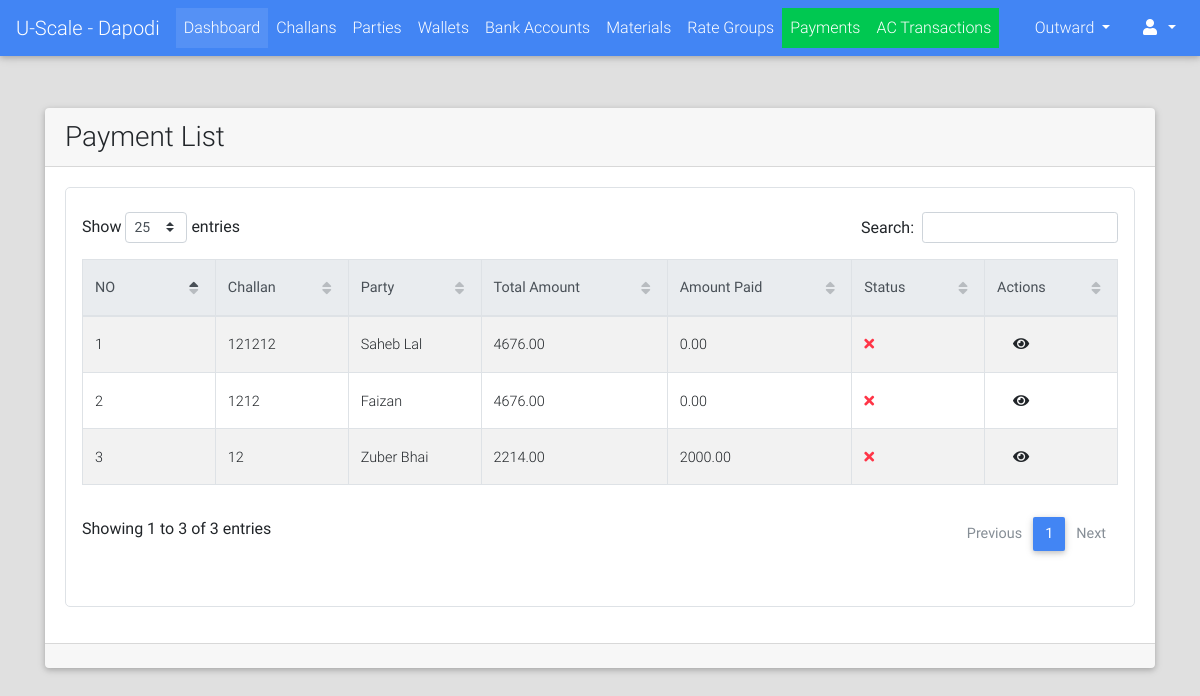
/payments/list/ (signed in), run on the app's committed database.
### payments/models.py (models this page shows, shortened)
class Payment(models.Model):
    PAYMENT_MODE_CHOICES = (("DP", "Direct Payment"), ("AL", "Account Less"))
    PAYMENT_STATUS_CHOICES = (("PN", "Pending"), ("DN", "Done"))
    challan = models.OneToOneField("challans.Challan", on_delete=models.CASCADE)
    payment_mode = models.CharField(max_length=2, choices=PAYMENT_MODE_CHOICES, blank=True, null=True)
    status = models.CharField(max_length=2, choices=PAYMENT_STATUS_CHOICES, default="PN")
    payed_amount = models.DecimalField(max_digits=9, decimal_places=2, default=0.00)
    amount = models.DecimalField(max_digits=9, decimal_places=2, null=True, blank=True)
    payed_on = models.DateTimeField(blank=True, null=True)
    image = models.ImageField(upload_to="payments/", blank=True, null=True)
    extra_info = models.TextField(blank=True)
    created_on = models.DateTimeField(auto_now_add=True)
    @property
    def get_absolute_url(self):
        return reverse_lazy("payments:detail", kwargs={"id": self.id})

### challans/models.py (models this page shows, shortened)
class Challan(models.Model):
    STATUS_CHOICES = (("PN", "Pending"), ("DN", "Done"))
    created_by = models.ForeignKey(User, on_delete=models.PROTECT)
    party = models.ForeignKey("parties.Party", on_delete=models.CASCADE)
    challan_no = models.PositiveIntegerField(blank=True, null=True)
    vehicle_details = models.CharField(max_length=128, blank=True, null=True)
    weights_amount = models.DecimalField(max_digits=9, decimal_places=2, default=decimal.Decimal(0.00))
    extra_charges = models.DecimalField(verbose_name="Kata Charges", max_digits=9, decimal_places=2,
                                        default=decimal.Decimal(0.00), validators=[MinValueValidator(limit_value=0), MaxValueValidator(limit_value=100)])
    round_amount = models.DecimalField(max_digits=4, decimal_places=2, default=decimal.Decimal(0.00), validators=[MinValueValidator(limit_value=-10), MaxValueValidator(limit_value=10)])
    total_amount = models.DecimalField(max_digits=9, decimal_places=2, default=decimal.Decimal(0.00), validators=[MinValueValidator(limit_value=0)])
    image = models.ImageField(upload_to="payments/", blank=True, null=True)
    extra_info = models.TextField(blank=True)
    created_on = models.DateTimeField(auto_now_add=True, editable=True)
    updated_on = models.DateTimeField(auto_now=True, editable=True)
    is_entries_done = models.BooleanField(default=False)
    is_reports_done = models.BooleanField(default=False)
    is_rates_assigned = models.BooleanField(default=False)
    is_payed = models.BooleanField(default=False)
    status = models.CharField(max_length=2, choices=STATUS_CHOICES, default="PN")
    def __str__(self):
        return str(self.challan_no)

### parties/models.py (models this page shows, shortened)
class Party(models.Model):
    RATE_TYPE_CHOICES = (("GR", "Group Rate"), ("IR", "Individual Rate"))
    rate_type = models.CharField(max_length=2, choices=RATE_TYPE_CHOICES)
    rate_group = models.ForeignKey("rates.RateGroup", on_delete=models.PROTECT, blank=True, null=True)
    name = models.CharField(max_length=128)
    party_code = models.CharField(max_length=32, blank=True)
    address = models.TextField(blank=True)
    phone = models.CharField(max_length=13)
    whatsapp = models.CharField(max_length=13, blank=True)
    email = models.EmailField(blank=True, null=True)
    extra_info = models.TextField(blank=True)
    is_wallet_party = models.BooleanField(default=False)
    is_active = models.BooleanField(default=True)
    def __str__(self):
        return self.name
    class Meta:
        verbose_name = "Party"
        verbose_name_plural = "Parties"

### payments/views.py (the view)
# urls.py: url(r'^payments/list/$', views.PaymentListView.as_view(), name="payments_list"),
class PaymentListView(LoginRequiredMixin, ListView):
    template_name = "payments/list.html"
    model = Payment
    context_object_name = "payments"
    ordering = "-id"

### portal/templates/payments/list.html (shortened to what this page needs)
{% extends "portal/base.html" %}
{% load crispy_forms_tags %}
{% load static %}
{% block custom_links %}
    <link href="{% static "css/addons/datatables.min.css" %}" rel="stylesheet">
    <link href="{% static "css/addons/datatables-select.min.css" %}" rel="stylesheet">
{% endblock %}
{% block content %}
    <br><br>
    <div class="container">
        <div class="card">
            <div class="card-header">
                <h3 class="m-auto">Payment List</h3>
            </div>
            <div class="card-body">
                 <div class="table p-3 border" style="border-radius: 5px">
                     <table id="dt-basic-checkbox" class="table table-striped table-bordered" cellspacing="0" width="100%">
                         <thead class="thead-light">
                            <th class="th-sm">NO</th>
                            <th class="th-sm">Challan</th>
                            <th class="th-sm">Party</th>
                            <th class="th-sm">Total Amount</th>
                            <th class="th-sm">Amount Paid</th>
                            <th class="th-sm">Status</th>
                            <th class="th-sm">Actions</th>
                         </thead>
                         <tbody>
                             {% if payments %}
                                 {% for payment in payments %}
                                     <tr>
                                        <td>{{ forloop.counter }}</td>
                                        <td>{{ payment.challan }}</td>
                                        <td>{{ payment.challan.party }}</td>
                                        <td>{{ payment.amount }}</td>
                                        <td>{{ payment.payed_amount }}</td>
                                        <td>
                                            {% if payment.status == "DN" %}
                                                <i class="fa fa-check text-success"></i>
                                            {% else %}
                                                <i class="fa fa-times text-danger"></i>
                                            {% endif %}
                                        </td>
                                        <td class="m-auto">
                                            <a class="m-3" href="{{ payment.get_absolute_url }}"><i class="fa fa-eye"></i></a>
                                        </td>
                                     </tr>
                                 {% endfor %}
                             {% else %}
                                 <span class="text-black-50 font-weight-bold">No Parties Found</span>
                             {% endif %}
                         </tbody>
                    </table>
                 </div>
            </div>
            <div class="card-footer">
            </div>
        </div>
    </div>
{% endblock %}

### data on the page
Payment: challan "121212", challan.party "Saheb Lal", amount "4676.00", payed_amount "0.00"
Payment: challan "1212", challan.party "Faizan", amount "4676.00", payed_amount "0.00"
Payment: challan "12", challan.party "Zuber Bhai", amount "2214.00", payed_amount "2000.00"
